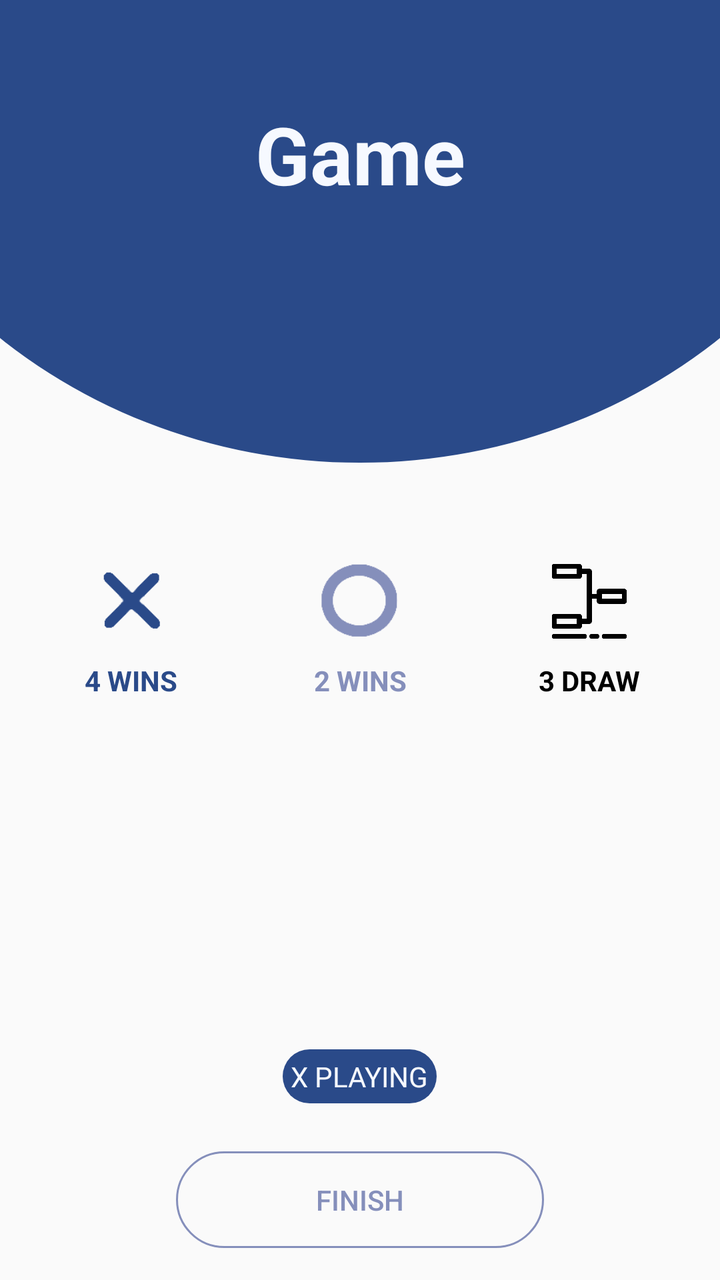
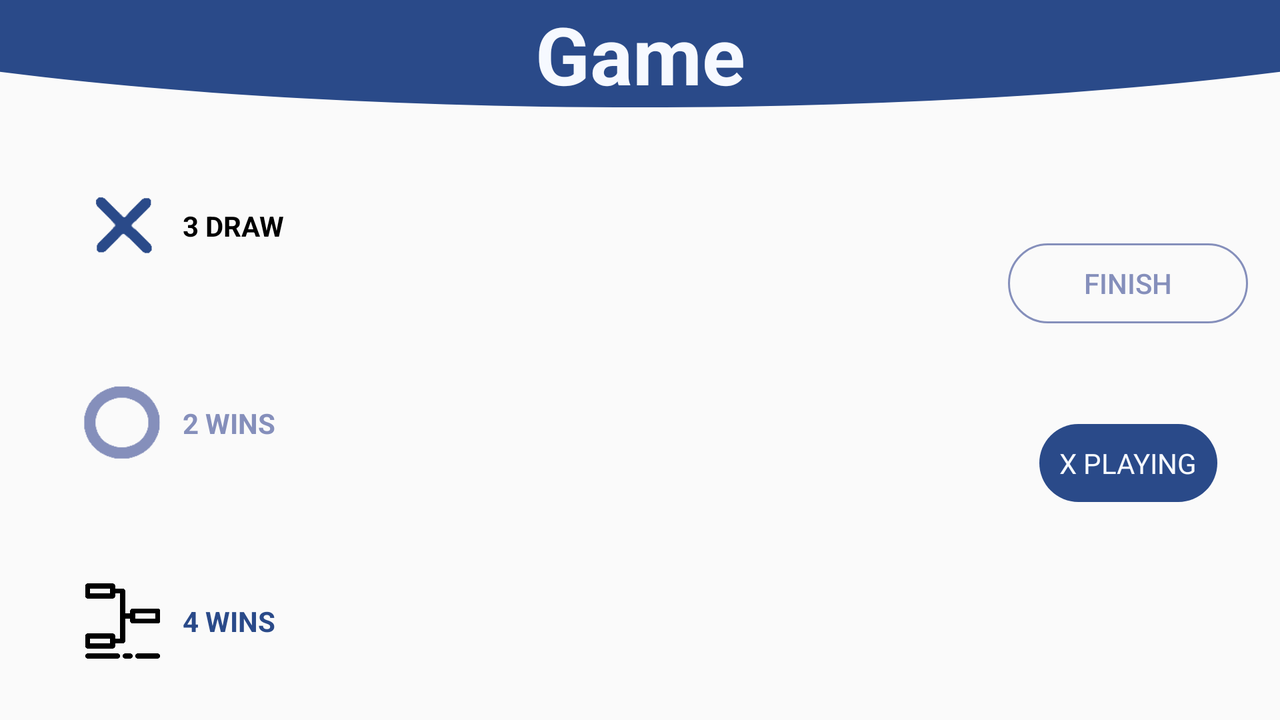

One screen, two layout resources from the same app: the default and the repository's alternative for another configuration. Each is rendered where Android would select it; the XML of both is given below.
<!-- AndroidManifest.xml: application theme Theme.TicTacToe -->
<!-- res/layout/activity_game.xml -->
<?xml version="1.0" encoding="utf-8"?>
<LinearLayout
    xmlns:android="http://schemas.android.com/apk/res/android"
    android:layout_width="match_parent"
    android:layout_height="match_parent"
    android:orientation="vertical"
   >

    <FrameLayout
        android:layout_width="match_parent"
        android:layout_height="472dp"
        android:layout_marginStart="-100dp"
        android:layout_marginTop="-300dp"
        android:layout_marginEnd="-100dp"
        android:layout_marginBottom="10dp"
        android:layout_weight="1"
        android:background="@drawable/shape_circle_backgroung_gradient">

        <TextView
            android:layout_width="match_parent"
            android:layout_height="wrap_content"
            android:layout_marginTop="300dp"
            android:gravity="bottom|center_horizontal"
            android:padding="50dp"
            android:text="@string/activity_game_title"
            android:textColor="@color/light_purple"
            android:textSize="40sp"
            android:textStyle="bold" />

    </FrameLayout>
        <LinearLayout
            android:layout_width="match_parent"
            android:layout_height="30dp"
            android:orientation="horizontal"
            android:gravity="center|bottom"
            android:layout_marginStart="8dp"
            android:layout_marginEnd="8dp"
            android:layout_weight="1"
            >

            <ImageView
                android:layout_width="0dp"
                android:layout_height="60dp"
                android:layout_weight="1"
                android:src="@drawable/ic_x_sign" />
            <ImageView
                android:layout_width="0dp"
                android:layout_height="60dp"
                android:layout_weight="1"
                android:src="@drawable/ic_o_sign"/>
            <ImageView
                android:layout_width="0dp"
                android:layout_height="60dp"
                android:layout_weight="1"
                android:padding="10dp"
                android:src="@drawable/ic_draw"/>
        </LinearLayout>

        <LinearLayout
            android:layout_width="match_parent"
            android:layout_height="0dp"
            android:orientation="horizontal"
            android:layout_marginStart="8dp"
            android:layout_marginEnd="8dp"
            android:layout_weight="1"
            >

            <TextView
                android:id="@+id/activity_game_X_win_number_text_view"
                android:layout_width="0dp"
                android:layout_height="wrap_content"
                android:layout_weight="1"
                android:gravity="center"
                android:text="4 WINS"
                android:textColor="@color/dark_blue"
                android:textStyle="bold"/>
            <TextView
                android:id="@+id/activity_game_O_win_number_text_view"
                android:layout_width="0dp"
                android:layout_height="wrap_content"
                android:layout_weight="1"
                android:gravity="center"
                android:text="2 WINS"
                android:textColor="@color/dark_purple"
                android:textStyle="bold"
                />
            <TextView
                android:id="@+id/activity_game_draw_number_text_view"
                android:layout_width="0dp"
                android:layout_height="wrap_content"
                android:layout_weight="1"
                android:gravity="center"
                android:text="3 DRAW"
                android:textColor="@color/black"
                android:textStyle="bold"/>
        </LinearLayout>

    <LinearLayout
        android:id="@+id/activity_game_board_game_layout"
        android:layout_width="match_parent"
        android:layout_height="wrap_content"
        android:orientation="vertical"
        android:gravity="center"
        android:layout_marginStart="20dp"
        android:layout_marginEnd="20dp"
        android:layout_weight="2"/>

    <LinearLayout
        android:layout_width="match_parent"
        android:layout_height="wrap_content"
        android:orientation="vertical"
        android:gravity="top|center_horizontal"
        android:layout_marginStart="8dp"
        android:layout_marginEnd="8dp"
        android:layout_marginTop="8dp"
        android:layout_weight="1">


        <RelativeLayout
            android:layout_width="wrap_content"
            android:layout_height="0dp"
            android:layout_weight="1"
            android:gravity="center">
            <TextView
                android:id="@+id/activity_game_X_playing_text_view"
                android:layout_width="wrap_content"
                android:layout_height="wrap_content"
                android:padding="4dp"
                android:textColor="@color/light_purple"
                android:background="@drawable/shape_circle_x_playing"
                android:text="@string/activity_game_X_playing_text_view"/>
            <TextView
                android:id="@+id/activity_game_O_playing_text_view"
                android:layout_width="wrap_content"
                android:layout_height="wrap_content"
                android:padding="4dp"
                android:textColor="@color/light_purple"
                android:background="@drawable/shape_circle_o_playing"
                android:visibility="gone"
                android:text="@string/activity_game_O_playing_text_view"/>
        </RelativeLayout>

        <Button
            android:id="@+id/activity_game_finish_button"
            android:layout_width="match_parent"
            android:layout_height="5dp"
            android:layout_marginTop="16dp"
            android:layout_marginStart="80dp"
            android:layout_marginEnd="80dp"
            android:layout_marginBottom="16dp"
            android:layout_weight="1"
            android:textColor="@drawable/button_text_color"
            android:background="@drawable/button"
            android:text="@string/activity_game_finish_button"/>


    </LinearLayout>



</LinearLayout>
<!-- resources referenced by this layout -->
<resources>
  <color name="black">#FF000000</color>
  <color name="dark_blue">#2a4a89</color>
  <color name="dark_purple">#858FBB</color>
  <color name="light_purple">#F6F9FF</color>
  <!-- drawable button (drawable) -->
  <?xml version="1.0" encoding="utf-8"?>
  <selector xmlns:android="http://schemas.android.com/apk/res/android">
      <item android:drawable="@drawable/rounded_button_disabled" android:state_enabled="false"/>
      <item  android:drawable="@drawable/rounded_button_clicked"  android:state_pressed="true"/>
      <item  android:drawable="@drawable/rounded_button"  android:state_focused="true"/>
      <item  android:drawable="@drawable/rounded_button" />
  </selector>
  <!-- drawable button_text_color (drawable) -->
  <?xml version="1.0" encoding="utf-8"?>
  <selector xmlns:android="http://schemas.android.com/apk/res/android">
      <item android:color="@color/disabled" android:state_enabled="false"/>
      <item android:color="@color/light_purple" android:state_pressed="true"/>
      <item  android:color="@color/dark_purple" android:state_focused="true"/>
      <item  android:color="@color/dark_purple"/>
  </selector>
  <!-- drawable ic_draw: png bitmap (drawable, 3350 bytes) -->
  <!-- drawable ic_o_sign: png bitmap (drawable, 8554 bytes) -->
  <!-- drawable ic_x_sign: png bitmap (drawable, 7629 bytes) -->
  <!-- drawable shape_circle_backgroung_gradient (drawable) -->
  <?xml version="1.0" encoding="utf-8"?>
  <shape xmlns:android="http://schemas.android.com/apk/res/android"
      android:shape="oval">
      <solid
          android:color="@color/dark_blue"/>
      <size
          android:width="600dp"
          android:height="300dp"
          />
  </shape>
  <!-- drawable shape_circle_x_playing (drawable) -->
  <?xml version="1.0" encoding="utf-8"?>
  <shape xmlns:android="http://schemas.android.com/apk/res/android">
      <corners
          android:radius="360dp"/>
      <solid
          android:color="@color/dark_blue"
          />
  </shape>
  <string name="activity_game_O_playing_text_view">O PLAYING</string>
  <string name="activity_game_X_playing_text_view">X PLAYING</string>
  <string name="activity_game_finish_button">FINISH</string>
  <string name="activity_game_title">Game</string>
  <style name="Theme.TicTacToe" parent="Theme.MaterialComponents.Light.NoActionBar.Bridge">
          <item name="android:forceDarkAllowed">false</item>
          
          <item name="colorPrimary">@color/purple_500</item>
          <item name="colorPrimaryVariant">@color/dark_blue</item>
          <item name="colorOnPrimary">@color/white</item>
          
          <item name="colorSecondary">@color/teal_200</item>
          <item name="colorSecondaryVariant">@color/teal_700</item>
          <item name="colorOnSecondary">@color/black</item>
          
          <item name="android:statusBarColor" tools:targetApi="l">?attr/colorPrimaryVariant</item>
          
      </style>
  <!-- drawable rounded_button_disabled (drawable) -->
  <?xml version="1.0" encoding="utf-8"?>
  <shape xmlns:android="http://schemas.android.com/apk/res/android">
      <corners
          android:radius="360dp"/>
      <stroke android:width="1dp"
          android:color="@color/disabled"
          />
  </shape>
  <!-- drawable rounded_button_clicked (drawable) -->
  <?xml version="1.0" encoding="utf-8"?>
  <shape xmlns:android="http://schemas.android.com/apk/res/android">
      <corners
          android:radius="360dp"/>
      <solid
          android:color="@color/dark_purple"
          />
  </shape>
  <!-- drawable rounded_button (drawable) -->
  <?xml version="1.0" encoding="utf-8"?>
  <shape xmlns:android="http://schemas.android.com/apk/res/android">
      <corners
          android:radius="360dp"/>
      <stroke android:width="1dp"
              android:color="@color/dark_purple"
          />
  </shape>
  <color name="disabled">#d3d3d3</color>
  <color name="purple_500">#FF6200EE</color>
  <color name="white">#FFFFFFFF</color>
  <color name="teal_200">#FF03DAC5</color>
  <color name="teal_700">#FF018786</color>
</resources>
<!-- res/layout-land/activity_game.xml (the repository's variant of the layout above) -->
<!-- drawn on the phone turned sideways -->
<?xml version="1.0" encoding="utf-8"?>
<LinearLayout xmlns:android="http://schemas.android.com/apk/res/android"
    android:orientation="vertical"
    android:layout_width="match_parent"
    android:layout_height="match_parent">
    <FrameLayout
        android:layout_width="1000dp"
        android:layout_height="180dp"
        android:layout_marginTop="-100dp"
        android:layout_weight="1"
        android:background="@drawable/shape_circle_backgroung_gradient"
        android:layout_gravity="center">

        <TextView
            android:layout_width="match_parent"
            android:layout_height="wrap_content"
            android:layout_marginTop="100dp"
            android:gravity="bottom|center_horizontal"
            android:text="@string/activity_game_title"
            android:textColor="@color/light_purple"
            android:textSize="40sp"
            android:textStyle="bold" />
    </FrameLayout>

    <LinearLayout
        android:layout_width="match_parent"
        android:layout_height="wrap_content"
        android:orientation="horizontal"
        android:layout_marginTop="10dp"
        android:layout_weight="2">

    <LinearLayout
        android:layout_width="wrap_content"
        android:layout_height="match_parent"
        android:orientation="vertical"
        android:layout_weight="1"
        android:gravity="end"
        >

        <ImageView
            android:layout_width="60dp"
            android:layout_height="0dp"
            android:layout_weight="1"
            android:src="@drawable/ic_x_sign" />
        <ImageView
            android:layout_width="60dp"
            android:layout_height="0dp"
            android:layout_weight="1"
            android:src="@drawable/ic_o_sign"/>
        <ImageView
            android:layout_width="60dp"
            android:layout_height="0dp"
            android:layout_weight="1"
            android:padding="10dp"
            android:src="@drawable/ic_draw"/>
    </LinearLayout>

    <LinearLayout
        android:layout_width="wrap_content"
        android:layout_height="match_parent"
        android:layout_weight="1"
        android:orientation="vertical"
        android:gravity="center_vertical|start"
        >

        <TextView
            android:id="@+id/activity_game_draw_number_text_view"
            android:layout_width="wrap_content"
            android:layout_height="60dp"
            android:layout_weight="1"
            android:gravity="center_vertical"
            android:text="3 DRAW"
            android:textColor="@color/black"
            android:textStyle="bold"/>
        <TextView
            android:id="@+id/activity_game_O_win_number_text_view"
            android:layout_width="wrap_content"
            android:layout_height="60dp"
            android:layout_weight="1"
            android:gravity="center_vertical"
            android:text="2 WINS"
            android:textColor="@color/dark_purple"
            android:textStyle="bold"
            />
        <TextView
            android:id="@+id/activity_game_X_win_number_text_view"
            android:layout_width="wrap_content"
            android:layout_height="60dp"
            android:layout_weight="1"
            android:gravity="center_vertical"
            android:text="4 WINS"
            android:textColor="@color/dark_blue"
            android:textStyle="bold"/>
    </LinearLayout>

    <LinearLayout
        android:id="@+id/activity_game_board_game_layout"
        android:layout_width="wrap_content"
        android:layout_height="match_parent"
        android:layout_weight="10"
        android:orientation="vertical"
        android:gravity="center"/>

    <LinearLayout
        android:layout_width="wrap_content"
        android:layout_height="match_parent"
        android:orientation="vertical"
        android:layout_weight="1"
        android:gravity="center">

        <Button
            android:id="@+id/activity_game_finish_button"
            android:layout_width="120dp"
            android:layout_height="40dp"
            android:background="@drawable/button"
            android:textColor="@drawable/button_text_color"
            android:text="@string/activity_game_finish_button"/>

        <RelativeLayout
            android:layout_width="wrap_content"
            android:layout_height="40dp"
            android:gravity="center"
            android:layout_marginTop="50dp"
            android:layout_marginBottom="50dp">
            <TextView
                android:id="@+id/activity_game_X_playing_text_view"
                android:layout_width="wrap_content"
                android:layout_height="wrap_content"
                android:padding="10dp"
                android:textColor="@color/light_purple"
                android:background="@drawable/shape_circle_x_playing"
                android:text="@string/activity_game_X_playing_text_view"/>
            <TextView
                android:id="@+id/activity_game_O_playing_text_view"
                android:layout_width="wrap_content"
                android:layout_height="30dp"
                android:padding="10dp"
                android:textColor="@color/light_purple"
                android:background="@drawable/shape_circle_o_playing"
                android:visibility="gone"
                android:text="@string/activity_game_O_playing_text_view"/>
        </RelativeLayout>

    </LinearLayout>
    </LinearLayout>
</LinearLayout>
